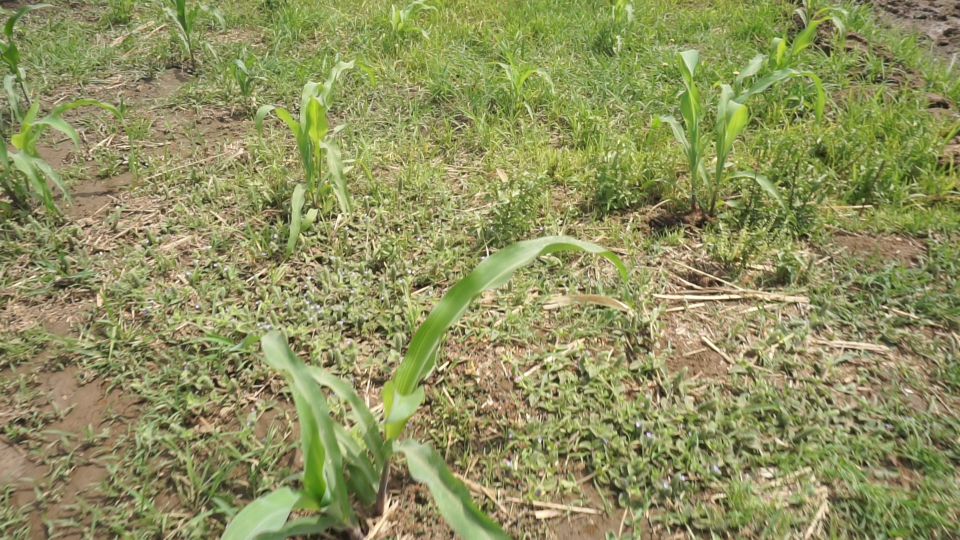
#> input picture sample_data/maize_nigeria_example.jpg, 1920 x 1080 px (shown at 1/2 size)
$ python -i drift.py   (imports and definitions only)   (older library calls are emulated)
#> lines starting #> are read from the running program, lines starting #| are printed output that depends on the picture
"""Estatísticas de imagem e métricas de data drift (PSI e KS) entre conjuntos.

Drift de COVARIÁVEIS (aparência), não de rótulos. PSI com decis do conjunto de referência; regra prática comum:
< 0,1 pequeno, 0,1–0,25 moderado, > 0,25 grande (convenção de mercado, não teorema). KS = distância máxima entre CDFs.
"""
from __future__ import annotations

from pathlib import Path

import numpy as np

FEATURES = ["brilho", "contraste", "nitidez_laplaciano", "saturacao", "verde_relativo", "largura_px"]


def image_stats(path: Path, max_side: int = 320) -> dict:
#> called with path = '../sample_data/maize_nigeria_example.jpg', max_side = 320
    import cv2
    bgr = cv2.imread(str(path))
#> bgr is the input picture: shape (1080, 1920, 3); mean B, G, R 94.6, 144.9, 142.8
    h, w = bgr.shape[:2]
#> h = 1080; w = 1920
    s = max_side / max(h, w)
#> s = 0.167
    small = cv2.resize(bgr, (round(w * s), round(h * s)), interpolation=cv2.INTER_AREA) if s < 1 else bgr
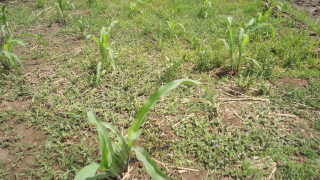
#> small: shape (180, 320, 3); mean B, G, R 94.6, 144.9, 142.8
    gray = cv2.cvtColor(small, cv2.COLOR_BGR2GRAY).astype(np.float32)
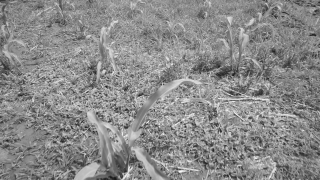
#> gray: shape (180, 320) float32; min 25, max 250, mean 138.5
    hsv = cv2.cvtColor(small, cv2.COLOR_BGR2HSV)
#> hsv: shape (180, 320, 3); mean H, S, V 30.2, 96.3, 150
    b, g, r = (small[..., i].astype(np.float32).mean() for i in range(3))
#> b = 94.58; g = 144.9; r = 142.8
    return {"brilho": float(gray.mean()), "contraste": float(gray.std()), "nitidez_laplaciano": float(cv2.Laplacian(gray, cv2.CV_32F).var()),
            "saturacao": float(hsv[..., 1].mean()), "verde_relativo": float(g / max(r + g + b, 1e-6)), "largura_px": float(w)}


def psi(ref: np.ndarray, cur: np.ndarray, bins: int = 10, eps: float = 1e-4) -> float:
    edges = np.unique(np.quantile(ref, np.linspace(0, 1, bins + 1)))
    if len(edges) < 3:
        return 0.0 if np.allclose(np.mean(ref), np.mean(cur)) else float("inf")
    edges[0], edges[-1] = -np.inf, np.inf
    p = np.histogram(ref, edges)[0] / len(ref) + eps
    q = np.histogram(cur, edges)[0] / len(cur) + eps
    return float(np.sum((q - p) * np.log(q / p)))


def compare(ref: dict[str, np.ndarray], cur: dict[str, np.ndarray]) -> dict:
    from scipy.stats import ks_2samp
    out = {}
    for f in ref:
        k = ks_2samp(ref[f], cur[f])
        out[f] = {"psi": psi(ref[f], cur[f]), "ks": float(k.statistic), "ks_p": float(k.pvalue),
                  "media_ref": float(np.mean(ref[f])), "media_cur": float(np.mean(cur[f]))}
    return out


def collect(paths: list[Path]) -> dict[str, np.ndarray]:
    rows = [image_stats(p) for p in paths]
    return {f: np.array([r[f] for r in rows]) for f in FEATURES}

>>> result = image_stats('../sample_data/maize_nigeria_example.jpg')
#> result = {'brilho': 138.5, 'contraste': 29.75, 'nitidez_laplaciano': 4578.4, 'saturacao': 96.26, 'verde_relativo': 0.379, 'largura_px': 1920}

$ run again, on sample_data/sudars_test_12120.jpg
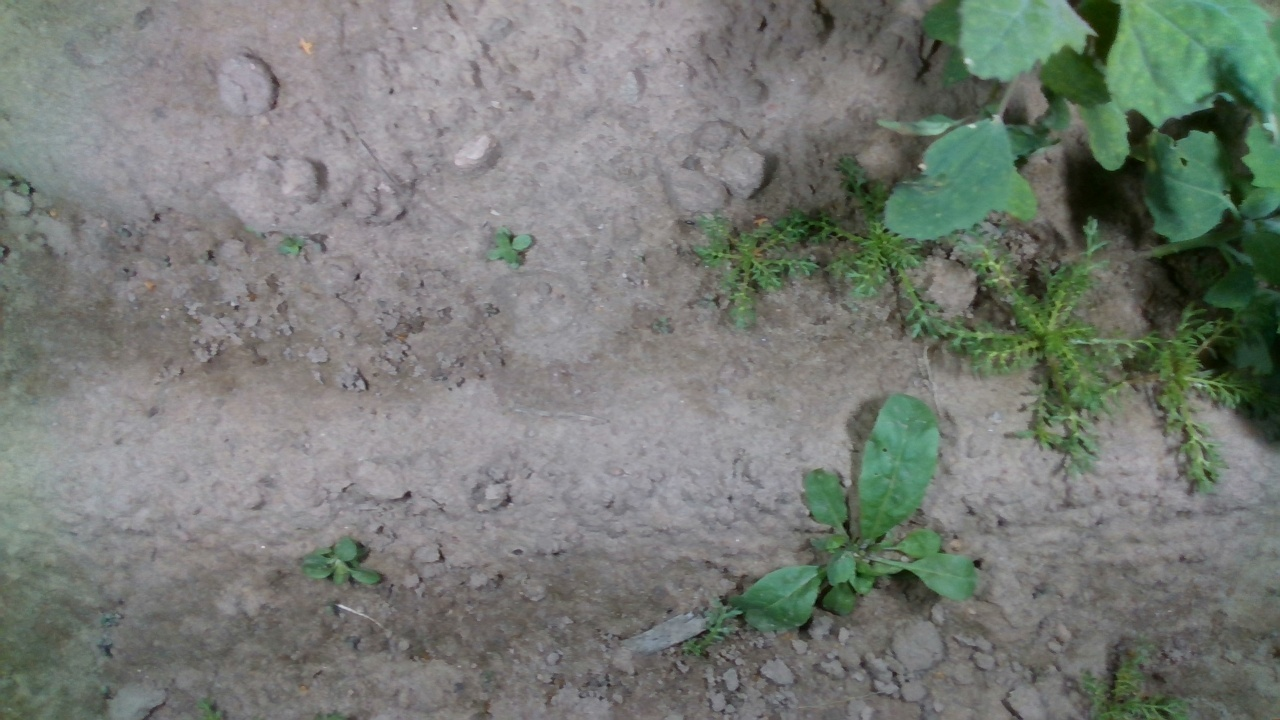
#> input picture sample_data/sudars_test_12120.jpg, 1280 x 720 px
#> in image_stats, bgr is the input picture: shape (720, 1280, 3); mean B, G, R 117.2, 123.2, 118.6
#> in image_stats, `gray = cv2.cvtColor(small, cv2.COLOR_BGR2GRAY).astype(np.float32)`:
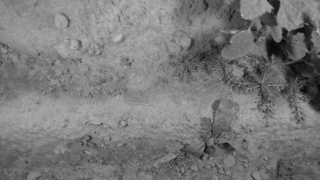
#> gray: shape (180, 320) float32; min 8, max 197, mean 121.1
#> hsv: shape (180, 320, 3); mean H, S, V 79.4, 29.6, 126.1
#> b = 117.2; g = 123.2; r = 118.6
#> result = {'brilho': 121.1, 'contraste': 30.71, 'nitidez_laplaciano': 532.8, 'saturacao': 29.59, 'verde_relativo': 0.343, 'largura_px': 1280}

$ run again, on sample_data/sudars_test_12123.jpg
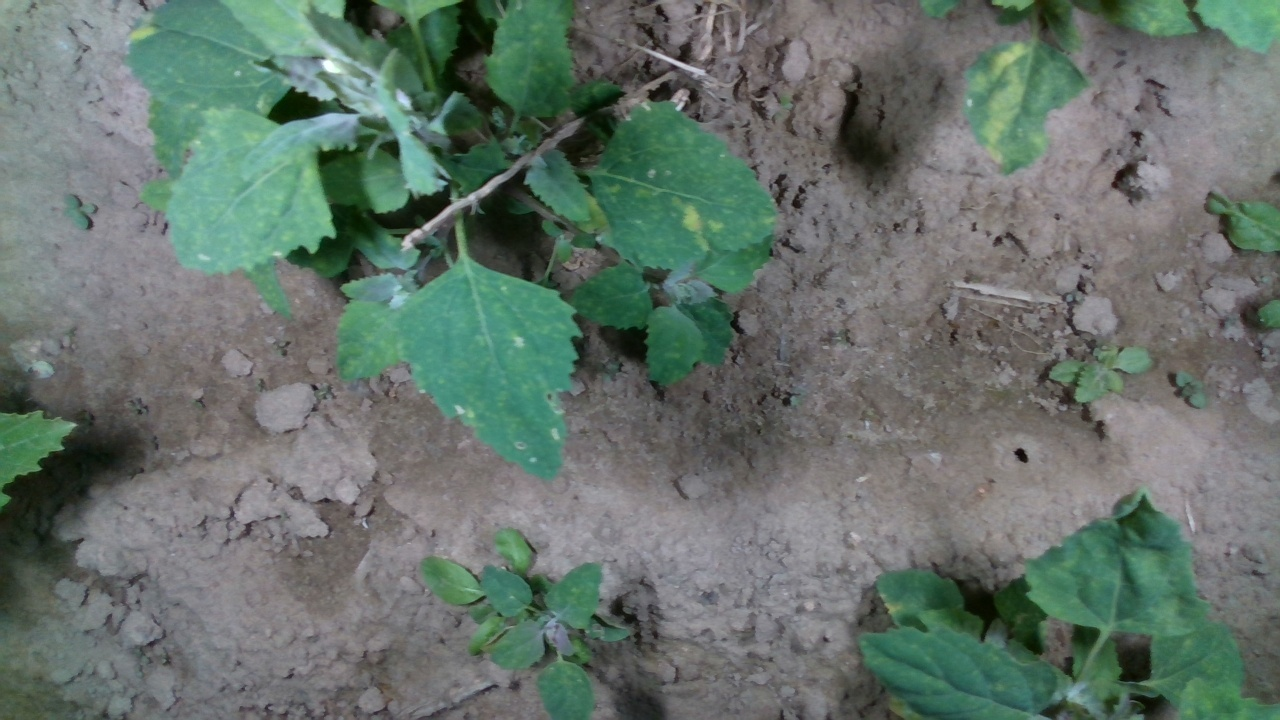
#> input picture sample_data/sudars_test_12123.jpg, 1280 x 720 px
#> in image_stats, bgr is the input picture: shape (720, 1280, 3); mean B, G, R 107.1, 114.8, 101.6
#> in image_stats, `gray = cv2.cvtColor(small, cv2.COLOR_BGR2GRAY).astype(np.float32)`:
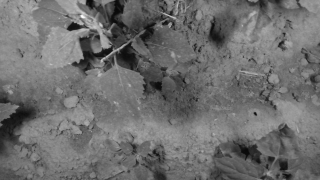
#> gray: shape (180, 320) float32; min 6, max 252, mean 110
#> hsv: shape (180, 320, 3); mean H, S, V 77.7, 44.4, 117.6
#> b = 107.1; g = 114.8; r = 101.6
#> result = {'brilho': 110, 'contraste': 30.9, 'nitidez_laplaciano': 666, 'saturacao': 44.43, 'verde_relativo': 0.355, 'largura_px': 1280}

$ run again, on sample_data/sudars_test_12150.jpg
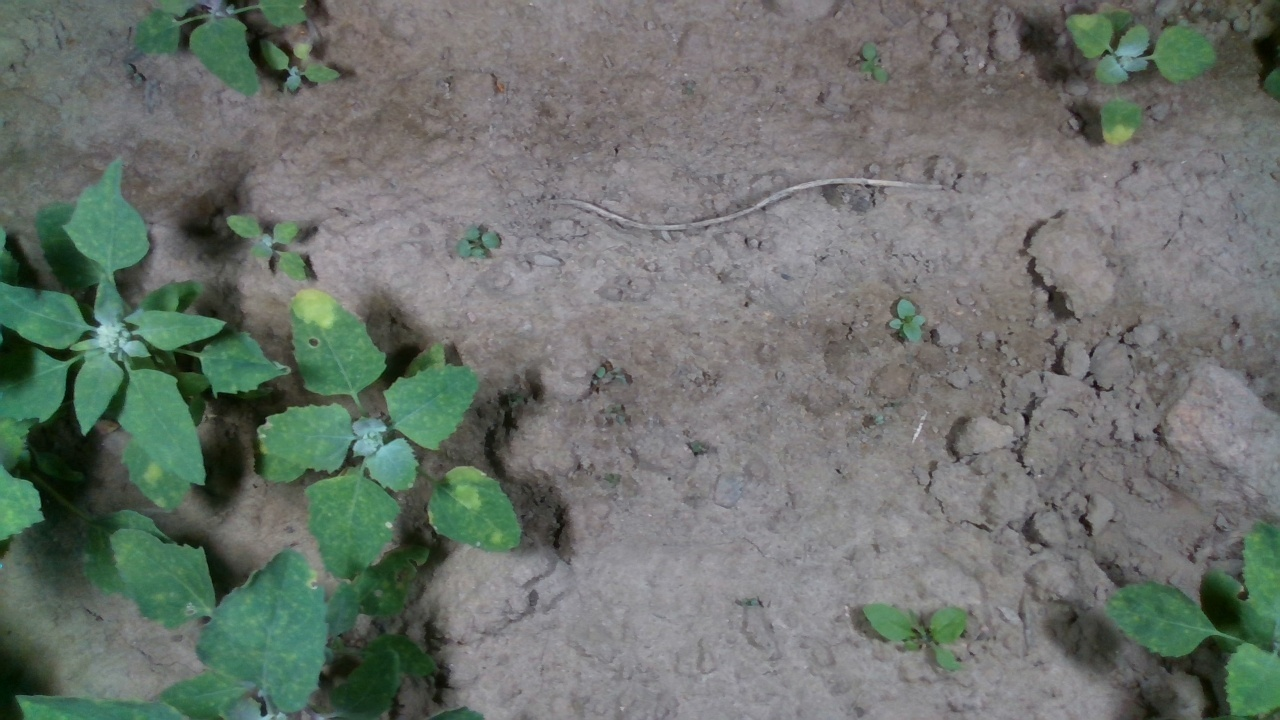
#> input picture sample_data/sudars_test_12150.jpg, 1280 x 720 px
#> in image_stats, bgr is the input picture: shape (720, 1280, 3); mean B, G, R 108.5, 114.6, 107.6
#> in image_stats, `gray = cv2.cvtColor(small, cv2.COLOR_BGR2GRAY).astype(np.float32)`:
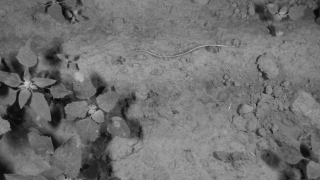
#> gray: shape (180, 320) float32; min 7, max 203, mean 111.8
#> hsv: shape (180, 320, 3); mean H, S, V 80.8, 35.2, 117.7
#> b = 108.5; g = 114.6; r = 107.6
#> result = {'brilho': 111.8, 'contraste': 29.78, 'nitidez_laplaciano': 547.8, 'saturacao': 35.18, 'verde_relativo': 0.346, 'largura_px': 1280}
